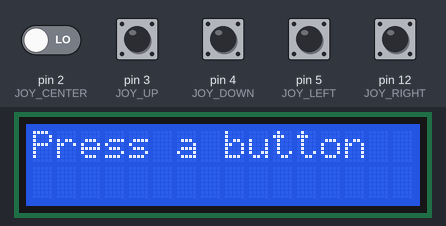
The sketch below on a simulated Arduino Uno, built with avr-gcc and run on an emulated ATmega328P. On the bench: 16×2 character LCD. The inputs (shaded band) are chosen by the test bench; at power-on: pin 2 (JOY_CENTER), pin 3 (JOY_UP), pin 4 (JOY_DOWN), pin 5 (JOY_LEFT), pin 12 (JOY_RIGHT) LOW.

Above: at 1.2 s.
1.3 s: pin 2 (JOY_CENTER) driven HIGH
At 1.8 s:
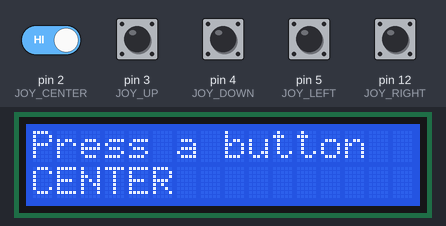
2.8 s: pin 3 (JOY_UP) pulled HIGH for 0.15 s
At 2.94 s:
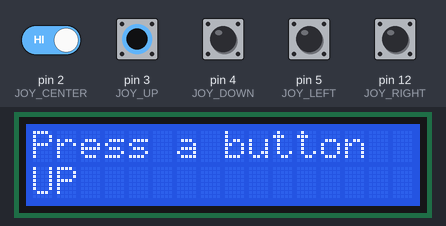
4.5 s: pin 4 (JOY_DOWN) pulled HIGH for 0.15 s
At 4.64 s:
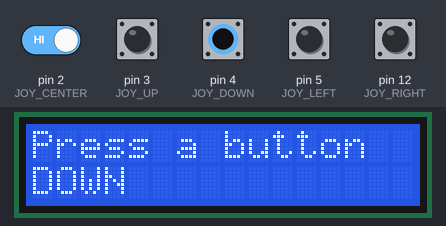
6.1 s: pin 5 (JOY_LEFT) pulled HIGH for 0.15 s
At 6.24 s:
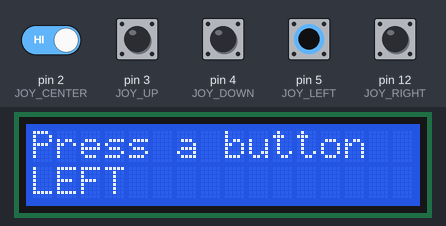
7.8 s: pin 12 (JOY_RIGHT) pulled HIGH for 0.15 s
At 7.94 s:
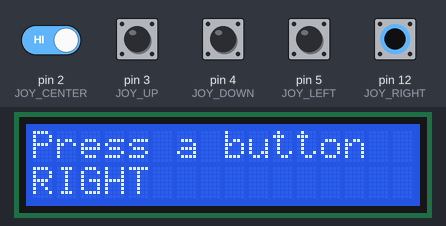
9.4 s: pin 2 (JOY_CENTER) driven LOW
At 10.8 s:
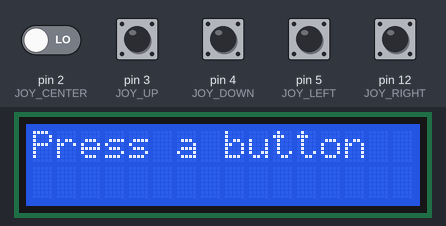
Timing chart, 0 to 11.9 s (numbered marks = the images above; inputs shaded):
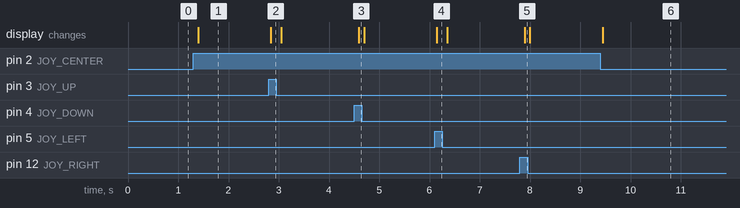

Measured:
- after the input at 1.3 s, the display: changes after 0.10 s (image 1)
- after the input at 2.8 s, the display: changes at once (image 2)
- after the input at 4.5 s, the display: changes after 0.10 s (image 3)
- after the input at 6.1 s, the display: changes at once (image 4)
- after the input at 7.8 s, the display: changes after 0.10 s (image 5)
- after the input at 9.4 s, the display: changes at once (image 6)

The sketch:

Button_Tester.ino
```cpp
#include <LiquidCrystal.h>

// --- ПИНЫ ---
// Подключение LCD-экрана
constexpr uint8_t PIN_RS = 6;
constexpr uint8_t PIN_EN = 7;
constexpr uint8_t PIN_DB4 = 8;
constexpr uint8_t PIN_DB5 = 9;
constexpr uint8_t PIN_DB6 = 10;
constexpr uint8_t PIN_DB7 = 11;
LiquidCrystal lcd(PIN_RS, PIN_EN, PIN_DB4, PIN_DB5, PIN_DB6, PIN_DB7);

// Пины джойстика
const int JOY_CENTER = 2;
const int JOY_UP = 3;
const int JOY_DOWN = 4;
const int JOY_LEFT = 5;
const int JOY_RIGHT = 12;

void setup() {
  // Инициализация LCD
  lcd.begin(16, 2);

  // Настройка пинов джойстика для работы с внешним pull-down резистором
  pinMode(JOY_CENTER, INPUT);
  pinMode(JOY_UP, INPUT);
  pinMode(JOY_DOWN, INPUT);
  pinMode(JOY_LEFT, INPUT);
  pinMode(JOY_RIGHT, INPUT);

  lcd.print("Press a button");
}

void loop() {
  lcd.setCursor(0, 1);
  lcd.print("                "); // Очищаем вторую строку
  lcd.setCursor(0, 1);

  // Теперь проверяем на HIGH, так как кнопки подключены к 5V
  if (digitalRead(JOY_UP) == HIGH) {
    lcd.print("UP");
  } else if (digitalRead(JOY_DOWN) == HIGH) {
    lcd.print("DOWN");
  } else if (digitalRead(JOY_LEFT) == HIGH) {
    lcd.print("LEFT");
  } else if (digitalRead(JOY_RIGHT) == HIGH) {
    lcd.print("RIGHT");
  } else if (digitalRead(JOY_CENTER) == HIGH) {
    lcd.print("CENTER");
  } else {
    // Ничего не нажато
  }

  delay(100); // Небольшая задержка для стабильности
}
```
